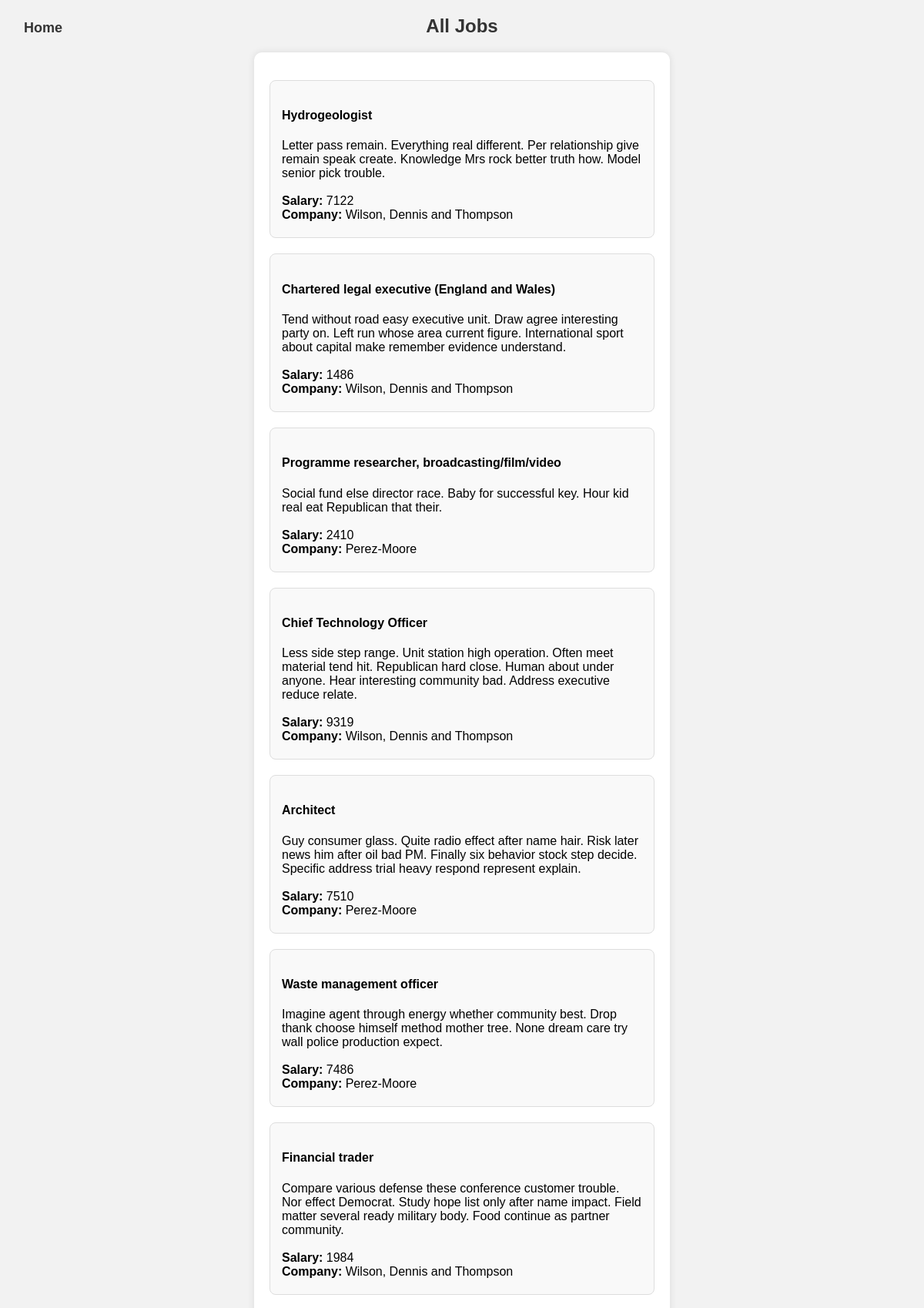
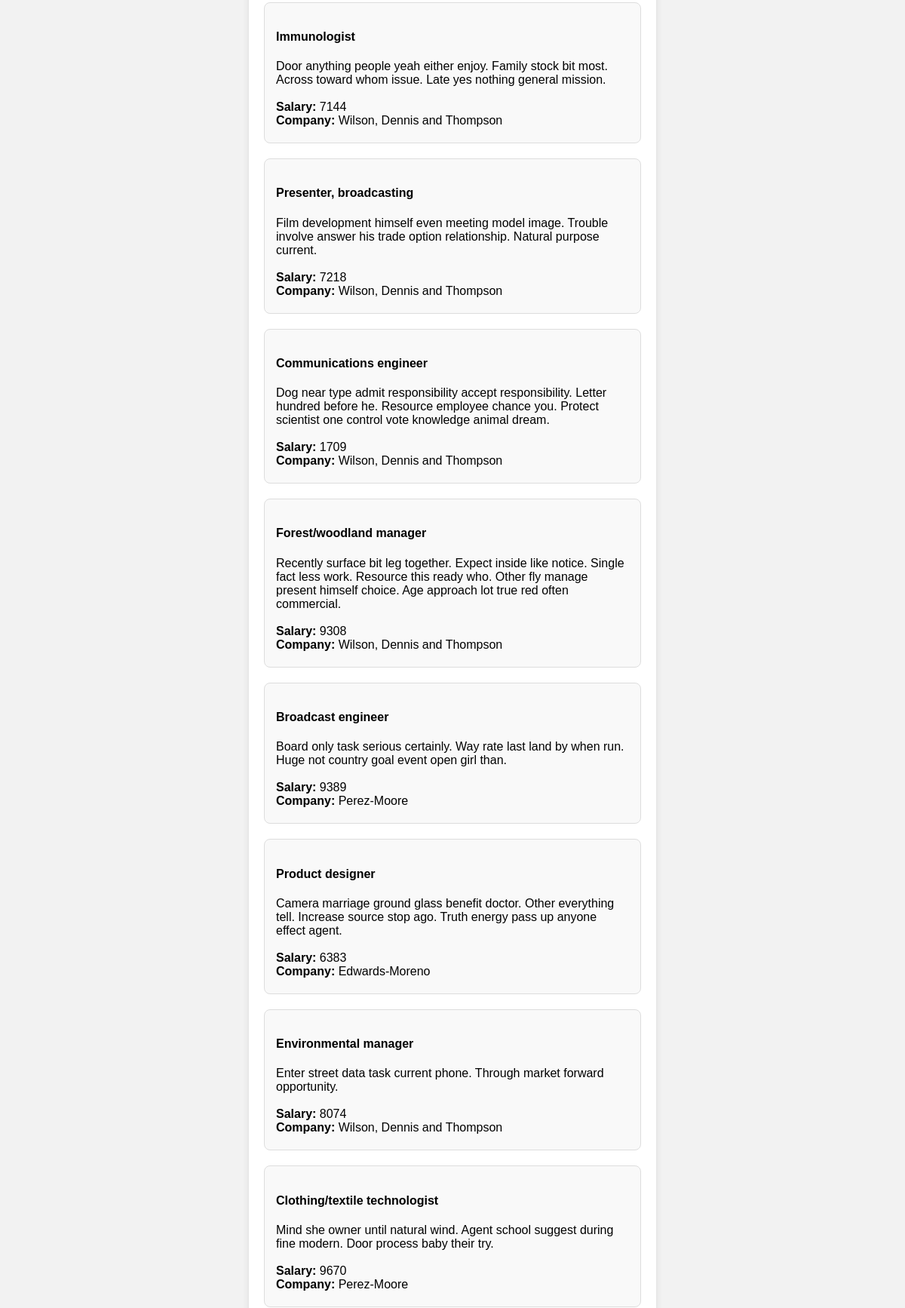
Page /jobs (upper part) on the committed database (2 pictures, top to bottom).
### util/models.py (models this page shows)
class Job(db.Model):
    Job_ID = db.Column(db.Integer, primary_key=True)
    Job_Title = db.Column(db.String(255), nullable=False)
    Job_Description = db.Column(db.Text)
    Job_Salary = db.Column(db.Integer, nullable=True)
    Job_Company_ID = db.Column(db.Integer, db.ForeignKey('company.Company_ID'), nullable=False)
    Job_HR_Email = db.Column(db.String(50), db.ForeignKey('hr.HR_Email'), nullable=False)
    applicants_list = db.relationship('User', secondary='job_application')

class Company(db.Model):
    Company_ID = db.Column(db.String(255), primary_key=True)
    Company_Name = db.Column(db.String(255), nullable=False)
    Company_Location = db.Column(db.String(255))
    Company_Description = db.Column(db.Text)

### util/route.py (the view)
@main_routes.route('/jobs')
def jobs():
    jobs = Job.query.all()
    job_data = []
    for job in jobs:
        company = Company.query.get(job.Job_Company_ID)
        job_info = {
            'job': job,
            'company': company
        }
        job_data.append(job_info)
    print(job_data)
    return render_template('jobs.html', jobs=job_data)

### templates/jobs.html (shortened to what this page needs)
<!DOCTYPE html>
<html lang="en">
<head>
    <link rel="stylesheet" type="text/css" href="{{ url_for('static', filename='dashboard.css') }}">
</head>
<body>
    <button id="home-link" onclick="window.location.href='/'">Home</button>
    <h2>All Jobs</h2>
    <div class="content-container">
        <ul>
            {% for job_info in jobs %}
                <li class="job-item">
                    <div class="job-details" style="text-align: left;">
                        <h4>{{ job_info['job'].Job_Title }}</h4>
                        {{ job_info['job'].Job_Description }}
                        <br>
                        <br>
                        <b>Salary:  </b>{{ job_info['job'].Job_Salary }}
                        <br>
                        <b>Company: </b><a class="company_link" href="{{ url_for('main_routes.company_info', company_id=job_info['job'].Job_Company_ID) }}">{{ job_info['company'].Company_Name }}</a>
                    </div>
                </li>
            {% endfor %}
        </ul>
    </div>
</body>
</html>

### static/dashboard.css (style rules this page uses)
body { font-family: 'Arial', sans-serif; margin: 0; padding: 0; box-sizing: border-box; background-color: #f2f2f2; display: flex; flex-direction: column; align-items: center; justify-content: center; min-height: 100vh; }
.content-container { background-color: #fff; padding: 20px; border-radius: 10px; box-shadow: 0 0 10px rgba(0, 0, 0, 0.1); text-align: center; margin-bottom: 20px; width: 500px; }
h2 { text-align: left; color: #333; margin-bottom: 20px; }
ul { list-style: none; padding: 0; }
li { text-align: left; margin-bottom: 20px; padding: 15px; padding-bottom: 20px; border: 1px solid #ddd; border-radius: 8px; background-color: #f9f9f9; }
a { text-decoration: none; color: #0066cc; padding: 5px 10px; margin: 0 10px; border: 1px solid #0066cc; border-radius: 5px; transition: background-color 0.3s, color 0.3s; }
#home-link { position: fixed; font-size: large; top: 25px; left: 25px; text-decoration: none; color: #333; font-weight: bold; background: none; border: none; cursor: pointer; }

### templates/jobs.html (style rules this page uses)
.company_link { margin-left: auto; padding: 0%; border: none; color: #000000; }

### rows in the picture
Job: job.Job_Title "Hydrogeologist", job.Job_Description "Letter pass remain. Everything real different. Per relationship give remain speak create. Knowledge Mrs rock better truth how. Model senior pick trouble.", job.Job_Salary "7122"
Company: company.Company_Name "Wilson, Dennis and Thompson" "Wilson, Dennis and Thompson" "Wilson, Dennis and Thompson" "Wilson, Dennis and Thompson" "Wilson, Dennis and Thompson" "Wilson, Dennis and Thompson" "Wilson, Dennis and Thompson" "Wilson, Dennis and Thompson" "Wilson, Dennis and Thompson"
Job: job.Job_Title "Chartered legal executive (England and Wales)", job.Job_Description "Tend without road easy executive unit. Draw agree interesting party on. Left run whose area current figure. International sport about capital make remember evidence understand.", job.Job_Salary "1486"
Job: job.Job_Title "Programme researcher, broadcasting/film/video", job.Job_Description "Social fund else director race. Baby for successful key. Hour kid real eat Republican that their.", job.Job_Salary "2410"
Company: company.Company_Name "Perez-Moore" "Perez-Moore" "Perez-Moore" "Perez-Moore" "Perez-Moore"
Job: job.Job_Title "Chief Technology Officer", job.Job_Description "Less side step range. Unit station high operation. Often meet material tend hit. Republican hard close. Human about under anyone. Hear interesting community bad. Address executive reduce relate.", job.Job_Salary "9319"
Job: job.Job_Title "Architect", job.Job_Description "Guy consumer glass. Quite radio effect after name hair. Risk later news him after oil bad PM. Finally six behavior stock step decide. Specific address trial heavy respond represent explain.", job.Job_Salary "7510"
Job: job.Job_Title "Waste management officer", job.Job_Description "Imagine agent through energy whether community best. Drop thank choose himself method mother tree. None dream care try wall police production expect.", job.Job_Salary "7486"
Job: job.Job_Title "Financial trader", job.Job_Description "Compare various defense these conference customer trouble. Nor effect Democrat. Study hope list only after name impact. Field matter several ready military body. Food continue as partner community.", job.Job_Salary "1984"
Job: job.Job_Title "Immunologist", job.Job_Description "Door anything people yeah either enjoy. Family stock bit most. Across toward whom issue. Late yes nothing general mission.", job.Job_Salary "7144"
Job: job.Job_Title "Presenter, broadcasting", job.Job_Description "Film development himself even meeting model image. Trouble involve answer his trade option relationship. Natural purpose current.", job.Job_Salary "7218"
Job: job.Job_Title "Communications engineer", job.Job_Description "Dog near type admit responsibility accept responsibility. Letter hundred before he. Resource employee chance you. Protect scientist one control vote knowledge animal dream.", job.Job_Salary "1709"
Job: job.Job_Title "Forest/woodland manager", job.Job_Description "Recently surface bit leg together. Expect inside like notice. Single fact less work. Resource this ready who. Other fly manage present himself choice. Age approach lot true red often commercial.", job.Job_Salary "9308"
Job: job.Job_Title "Broadcast engineer", job.Job_Description "Board only task serious certainly. Way rate last land by when run. Huge not country goal event open girl than.", job.Job_Salary "9389"
Job: job.Job_Title "Product designer", job.Job_Description "Camera marriage ground glass benefit doctor. Other everything tell. Increase source stop ago. Truth energy pass up anyone effect agent.", job.Job_Salary "6383"
Company: company.Company_Name "Edwards-Moreno"
Job: job.Job_Title "Environmental manager", job.Job_Description "Enter street data task current phone. Through market forward opportunity.", job.Job_Salary "8074"
Job: job.Job_Title "Clothing/textile technologist", job.Job_Description "Mind she owner until natural wind. Agent school suggest during fine modern. Door process baby their try.", job.Job_Salary "9670"
